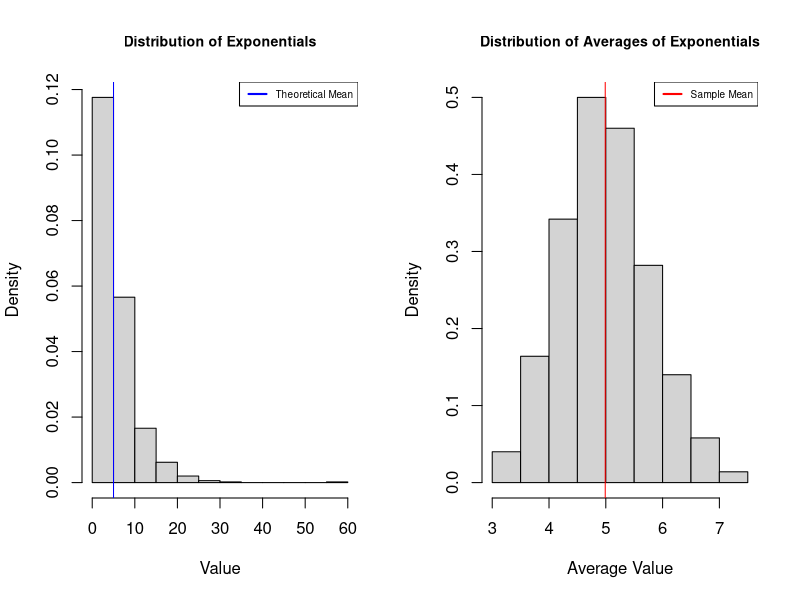
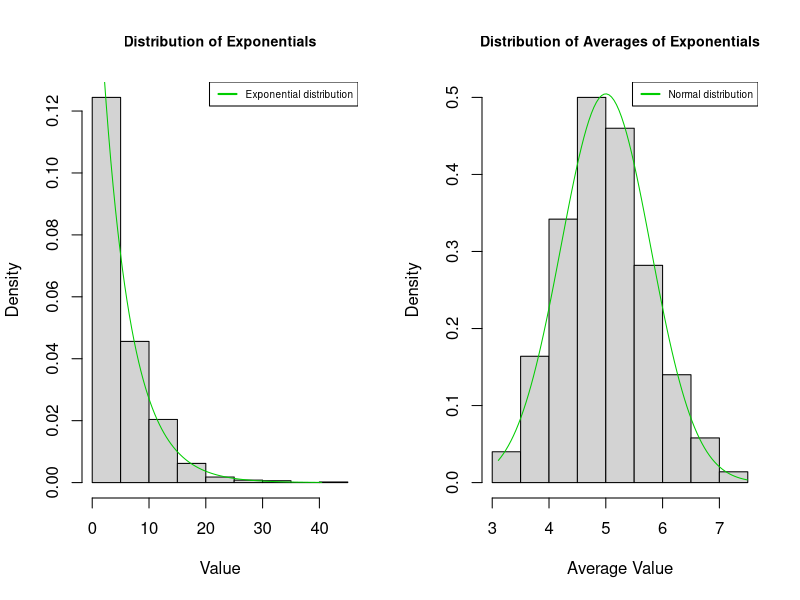

Recreate these plots in R, in order.
## ---- chunk 1
knitr::opts_chunk$set(echo = TRUE)
## ---- chunk 2
n1 <- 1000       # number of simulations
n2 <- 40         # sample size
lambda <- 0.2    # exponential rate, also 1/mean and 1/sd
set.seed(1)      # set seed to ensure reproducibility
# drwa 40 random exponentials and take their average. repeat 1000 times
mns = NULL
for (i in 1 : n1) mns = c(mns, mean(rexp(n2,lambda)))
# calculate mean and variance of averages
avg <- mean(mns); var <- var(mns)
print(avg)
print(var)
## ---- chunk 3
par(mfrow=c(1,2))
# draw 1000 random exponentials and plot their distribution
hist(rexp(n1,lambda), prob=T, 
     main="Distribution of Exponentials", xlab="Value", cex.main=0.85)
abline(v=1/lambda, col="blue")
legend("topright", legend="Theoretical Mean", col="blue", lwd=2, cex=0.6)
# plot the distribution of sample means
hist(mns, prob=T, 
     main="Distribution of Averages of Exponentials",
     xlab="Average Value", cex.main=0.85)
abline(v=avg, col="red")
legend("topright", legend="Sample Mean", col="red", lwd=2, cex=0.6)
## ---- chunk 4
par(mfrow=c(1,2))
# draw 1000 random exponentials and plot their distribution
exp_distr <- rexp(n1,lambda)
hist(exp_distr, prob=T, 
     main="Distribution of Exponentials", xlab="Value", cex.main=0.85)
x <- seq(min(exp_distr), max(exp_distr), length = 100)
lines(x, dexp(x, rate=lambda), pch = 25, col = "green3")
legend("topright", legend="Exponential distribution", col="green3", lwd=2, cex=0.6)

# plot the distribution of sample means
hist(mns, prob=T, 
     main="Distribution of Averages of Exponentials",
     xlab="Average Value", cex.main=0.85)
x <- seq(min(mns), max(mns), length = 100)
lines(x, dnorm(x, mean = 1/lambda, sd = (1/lambda/sqrt(n2))), pch = 25, col = "green3")
legend("topright", legend="Normal distribution", col="green3", lwd=2, cex=0.6)
